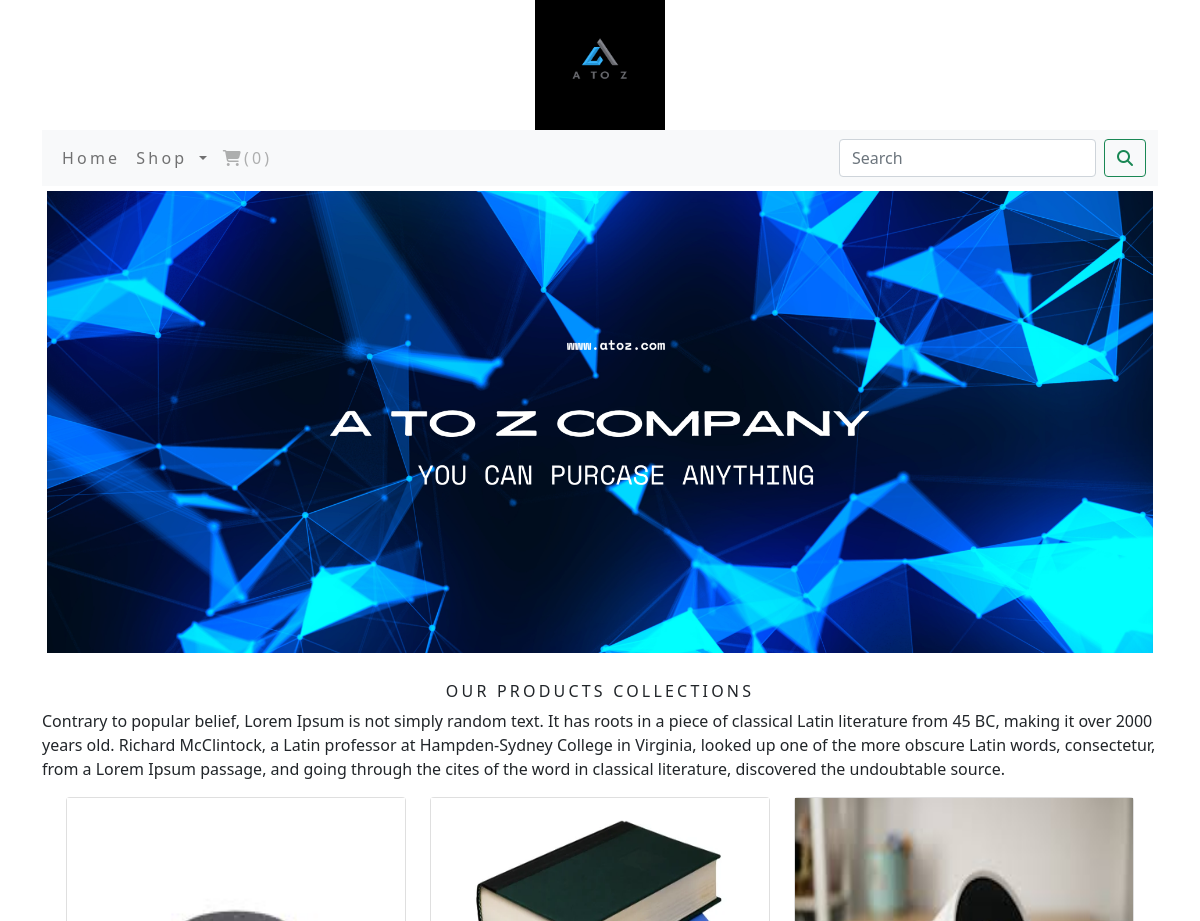
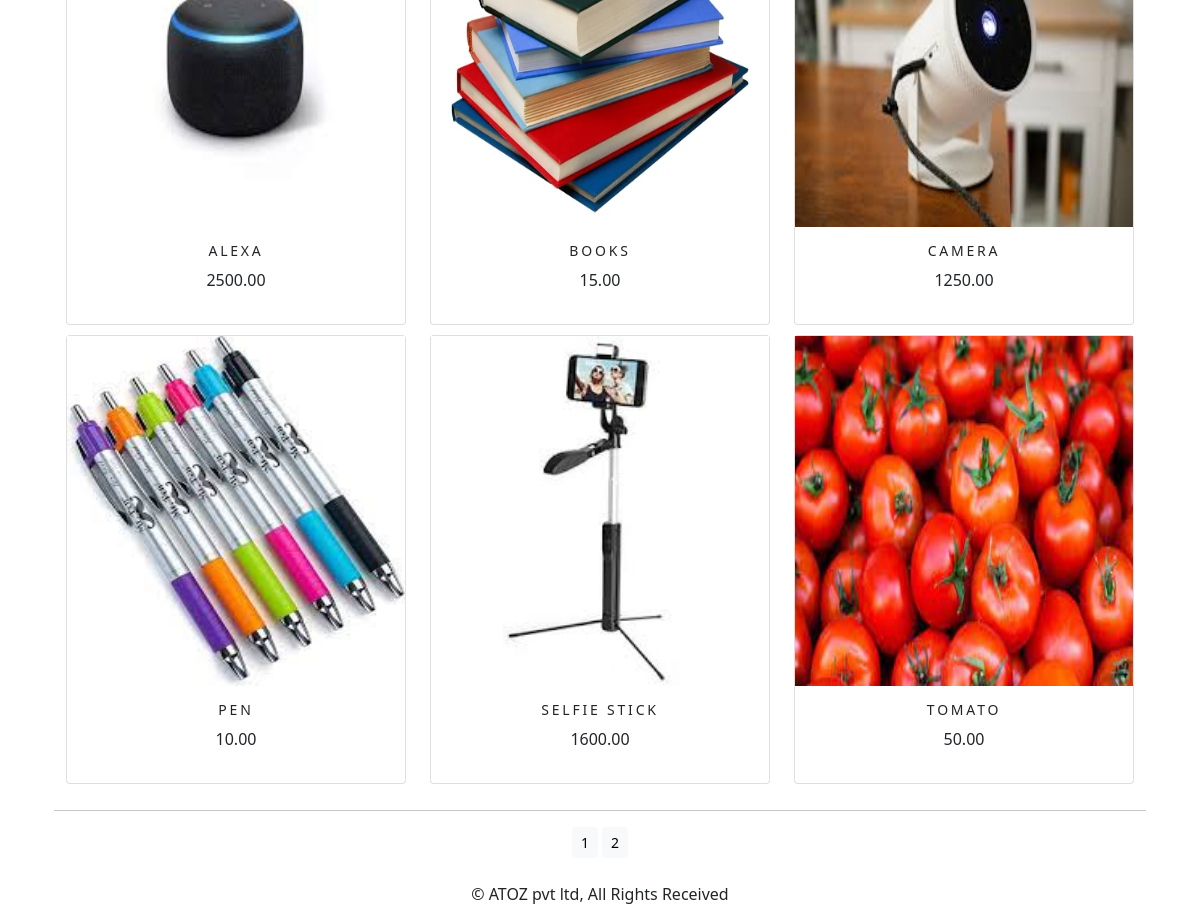
The app's page /shop/ with its own data (2 pictures, top to bottom).
### shop/models.py (models this page shows, shortened)
class Product(models.Model):
    name=models.CharField(max_length=250, unique=True)
    slug=models.SlugField(max_length=250, unique=True)
    description=models.TextField(blank=True)
    price=models.DecimalField(max_digits=10, decimal_places=2)
    category=models.ForeignKey(Category, on_delete=models.CASCADE)
    image=models.ImageField(upload_to='product',blank=True)
    stoke=models.IntegerField()
    avaiable=models.BooleanField(default=True)
    created=models.DateTimeField(auto_now_add=True)
    updated=models.DateTimeField(auto_now=True)
    def get_url(self):
        return reverse('shop:prodCatdetail', args=[self.category.slug,self.slug])
    class Meta:
        ordering=('name',)
        verbose_name='product'
        verbose_name_plural='products'

### shop/views.py (the view)
# urls.py: path('', views.allProdCat, name='allProdCat'),
def allProdCat(request, c_slug=None):
    c_page=None
    products_list=None
    if c_slug != None:
        c_page=get_object_or_404(Category, slug=c_slug)
        products_list=Product.objects.all().filter(category=c_page, avaiable=True)
    else:
        products_list=Product.objects.all().filter(avaiable=True)
    paginator=Paginator(products_list,6)
    try:
        page=int(request.GET.get('page','1'))
    except:
        page=1
    try:
        products=paginator.page(page)
    except(EmptyPage,InvalidPage):
        products=paginator.page(paginator.num_pages)
    return render(request, 'category.html', {'category':c_page,'products':products})

### cart/context_processors.py (called while the page is built)
def counter(request):
    item_count=0;
    if 'admin' in request.path:
        return {}
    else:
        try:
            cart=Cart.objects.filter(cart_id=_cart_id(request))
            cart_items=Cartitem.objects.all().filter(cart=cart[:1])
            for cart_item in cart_items:
                item_count += cart_item.quantity
        except Cart.DoesNotExist:
            item_count = 0
    return dict(item_count=item_count)

### cart/views.py (called while the page is built)
def _cart_id(request):
    cart=request.session.session_key
    if not cart:
        cart=request.session.create()
    return cart

### shop/context_processors.py (called while the page is built)
def menu_links(request):
    link=Category.objects.all()
    return dict(links=link)

### shop/models.py (called while the page is built)
    def get_url(self):
        return reverse('shop:products_by_category', args=[self.slug])

### templates/category.html (shortened to what this page needs)
{% extends 'base.html' %}
{% load static %}
{% block body %}
<div class="mx-auto">
    {% if category %}
    <img class="my_image" src="{{category.image.url}}" alt="{{category.name}}">
</div>
<br>
<div>
    <h1 class="text-center mytitle">{{category.name}}</h1>
    <p class="text-justify">{{category.descrpition}}</p>
</div>
{% else %}
<div>
    <img class="my_image my_image_padding" src="{% static 'img/banner.png' %}" alt="Our products" width="100%;">
</div>
<br>
<div>
    <h1 class="text-center my_title">Our products collections</h1>
    <p class="text-justify">Contrary to popular belief, Lorem Ipsum is not simply random text. It has roots in a piece of classical Latin literature from 45 BC, making it over 2000 years old. Richard McClintock, a Latin professor at Hampden-Sydney College in Virginia, looked up one of the more obscure Latin words, consectetur, from a Lorem Ipsum passage, and going through the cites of the word in classical literature, discovered the undoubtable source. </p>
</div>
{% endif %}
<div class="container">
    <div class="row mx-auto">
        {% for product in products.object_list %}
        <div class="my_bottom_margin col-9 col-sm-12 col-md-4 col-lg-4">
            <div class="card text-center" style="min-width:18rem;">
                <a href="{{product.get_url}}"> <img class="card-image-top my_image" src="{{product.image.url}}" alt="{{product.name}}" style="width:100%x; height:350px;"></a>
                <div class="card-body">
                    <h4>{{product.name}}</h4>
                    <p>{{product.price}}</p>
                </div>
            </div>
        </div>
        {% endfor %}
    </div>
    <div class="mx-auto">
        {% if products.paginator.num_pages > 1 %}
        <hr>
        <div class="text-center">
            {% for pg in products.paginator.page_range %}
            <a href="?page={{pg}}" class="btn btn-light btn-sm {% if product.number == pg %} active {% endif %}">{{pg}}</a>
            {% endfor %}
        </div>
        {% endif %}
    </div>
    <br>
</div>
{% endblock %}

### templates/base.html (shortened to what this page needs)
{%  load static %}
<!DOCTYPE html>
<html lang="en">
<head>
    <link rel="stylesheet" href="{% static 'css/custom.css' %}">
    <link href="https://cdn.jsdelivr.net/npm/bootstrap@5.0.2/dist/css/bootstrap.min.css" rel="stylesheet">
</head>
<body class="d-flex flex-column min-vh-100 ">
<div class="container">
    {% include 'header.html' %}
    {% include 'navbar.html' %}
    {% block body %}
    {% endblock %}
</div>
{% include 'footer.html' %}
</body>
</html>

### templates/header.html
{% load static %}
<header>
    <center>
        <a href="{% url 'shop:allProdCat' %}"> <img src="{% static 'img/logo.png' %}" alt="logoimage" width="130px;" height="130px;"></a>
    </center>
</header>

### templates/navbar.html (shortened to what this page needs)
<nav class="navbar navbar-expand-lg navbar-light bg-light">
  <div class="container-fluid">
    <div class="collapse navbar-collapse" id="navbarSupportedContent">
      <ul class="navbar-nav me-auto mb-2 mb-lg-0">
        <li class="nav-item">
          <a class="nav-link" href="#">Home</a>
        </li>
        <li class="nav-item dropdown {% if 'shop' in request.path %} active {% endif %}">
          <a class="nav-link dropdown-toggle" href="#" id="navbarDropdown" role="button" data-bs-toggle="dropdown" aria-expanded="false">
            Shop
          </a>
        </li>
        <li class="nav-item">
          <a class="nav-link disabled" href="{% url 'cart:cart_detail' %}" ><i class="fa fa-shopping-cart"></i>({{item_count}})</a>
        </li>
      </ul>
      <form class="d-flex" action="{% url 'search_app:SearchResult' %}" method="get">
        <input class="form-control me-2" type="search" placeholder="Search" name="q" aria-label="Search">
        <button class="btn btn-outline-success" type="submit"><i class="fa fa-search"></i></button>
      </form>
    </div>
  </div>
</nav>

### templates/footer.html
<footer class="mt-auto">
  <p class="text-center">&copy; ATOZ pvt ltd, All Rights Received</p>
</footer>

### static/css/custom.css (style rules this page uses)
body { font-family: 'Roboto', sans-serif; }
.nav-item { letter-spacing:.2em; font-size:14px text-transform:uppercase; }
.my_image { width:100%; height:auto; }
.my_title { font-size:16px; text-transform:uppercase; letter-spacing:.2em; }
.my_image_padding { padding:5px; }
.my_bottom_margin { margin-bottom:10px; }
.card-body h4 { font-size:14px; text-transform:uppercase; letter-spacing:0.2em; }
.mt-auto { width:100%; }

### records on screen
Product: image (picture), name "ALEXA", price "2500.00"
Product: image (picture), name "BOOKS", price "15.00"
Product: image (picture), name "CAMERA", price "1250.00"
Product: image (picture), name "PEN", price "10.00"
Product: image (picture), name "SELFIE STICK", price "1600.00"
Product: image (picture), name "TOMATO", price "50.00"

### other values on screen
{{ item_count }} "0"
{{ pg }} "1" "2"
